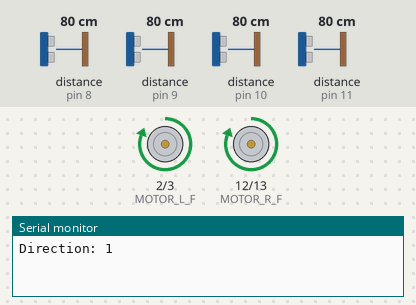
A sketch run on a simulated Arduino Uno, built with avr-gcc and run on an emulated ATmega328P. On the bench: motor-driver pin pairs drawn as motors (green arrow = first pin HIGH = forward, orange = second pin HIGH = backward, longer = more drive), the last lines printed to the serial monitor. Wiring (inferred from the names in the program): 4 × ultrasonic range finder: trigger pin 4, echo pin 11 / trigger pin 5, echo pin 10 / trigger pin 6, echo pin 9 / trigger pin 7, echo pin 8. The inputs (shaded band) are chosen by the test bench; at power-on: distance to the obstacle (sensors on pin 8, pin 9, pin 10, pin 11) 80 cm. The echo pulse lasts 58.3 µs per cm.

Above: at 1.2 s.
1.3 s: distance to the obstacle (sensor on pin 8) set to 23 cm
2.8 s: distance to the obstacle (sensor on pin 8) set to 18 cm
At 3.8 s:
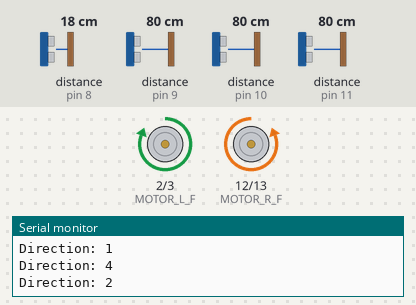
4.4 s: distance to the obstacle (sensor on pin 8) set to 35 cm
At 4.57 s:
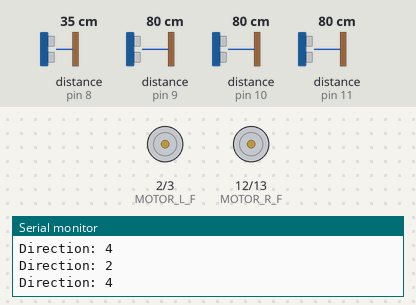
6.1 s: distance to the obstacle (sensor on pin 8) set to 2 cm
At 7.2 s:
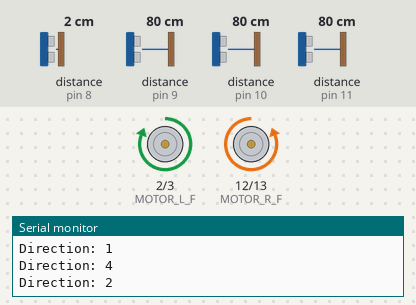
Timing chart, 0 to 8.7 s (numbered marks = the images above; inputs shaded):
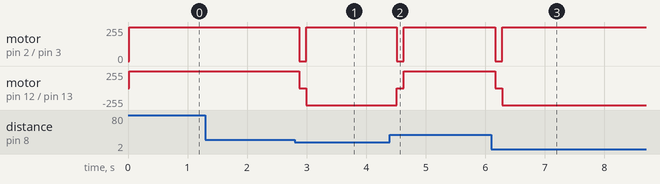

The sketch:

multiple_sensors.ino
```cpp
/*Ultra Sonic Sensor for multiple sensors and then transmit through USART

Circuit:
    +V at 5v
    GND at GND
    TRIG at PIN 7-
    ECHO at PIN 8+

    USART through PIN 0 and 1
*/

#define FORWARD  1
#define RIGHT    2
#define LEFT     3
#define HALT     4
/*constant values for PINs for Ultra Sonic*/
/*Change constant for number of sensors*/
const unsigned int num_sensors = 4;

/*Redefine Ports here*/
const unsigned int TRIG_0 = 7;    //hard code first, then devise a loop
const unsigned int TRIG_1 = 6;
const unsigned int TRIG_2 = 5;
const unsigned int TRIG_3 = 4;
const unsigned int ECHO_0 = 8;
const unsigned int ECHO_1 = 9;
const unsigned int ECHO_2 = 10;
const unsigned int ECHO_3 = 11;
unsigned char trig_arr[] = {TRIG_0, TRIG_1, TRIG_2, TRIG_3};
unsigned char echo_arr[] = {ECHO_0, ECHO_1, ECHO_2, ECHO_3};

const unsigned int MOTOR_R_F = 12;
const unsigned int MOTOR_R_B = 13;
const unsigned int MOTOR_L_F = 2;
const unsigned int MOTOR_L_B = 3;

/*debug flag*/
bool debug = true;  //true for ascii, false for actual char in binary

/*Code*/
void setup(){
  //initialize serial communication: (USART)?
  Serial.begin(9600);
  //initialize ports to output/input
  pinMode(TRIG_0, OUTPUT);  //hard code first, then devise a loop
  pinMode(TRIG_1, OUTPUT);
  pinMode(TRIG_2, OUTPUT);
  pinMode(TRIG_3, OUTPUT);
  pinMode(ECHO_0, INPUT);
  pinMode(ECHO_1, INPUT);
  pinMode(ECHO_2, INPUT);
  pinMode(ECHO_3, INPUT);

  pinMode(MOTOR_R_F, OUTPUT);
  pinMode(MOTOR_R_B, OUTPUT);
  pinMode(MOTOR_L_F, OUTPUT);
  pinMode(MOTOR_L_B, OUTPUT);
}


//CM distance calculation. FINE TUNE THIS FOR BETTER ACCURACY
unsigned char uStoCM(long uS){
  /*29us per cm*/
  unsigned long temp;
  unsigned char result;

  temp = uS / 29 / 2;
  if (temp >= 255){
    result = 255;
  }
  else{
    result = temp;
  }
  return result;
}

unsigned char loop_pulse(unsigned char i){  //i indicated which sensor
  long duration = 0;                //used to hold value of echo
  //Pulse
  digitalWrite(trig_arr[i], LOW);   //ensures off
  delayMicroseconds(2);             //moment of delay
  digitalWrite(trig_arr[i], HIGH);  //set high to pulse
  delayMicroseconds(10);            //needs to be on at least 10 uS for effective pulse
  digitalWrite(trig_arr[i], LOW);   //turn off

  //Echo
  duration = pulseIn(echo_arr[i], HIGH);  //calculates how long its receiving the pulse
  return uStoCM(duration);              //calculate result into cm
}


enum drone_state {STOPPED, MOVE_UP, TURNING} dstate;

unsigned char drone_sm(unsigned char up1, unsigned char up2, unsigned char left, unsigned char right, unsigned char last_dir)
{
  static unsigned char halt_count = 0;
  unsigned char direct = last_dir;
  //Verify both frontal readings are correct (within +/- 2 of each other
  //if(constrain(up1, up2 - 2, up2 + 2) != up1)
    //return direct;

  switch(dstate){
    case STOPPED:
      if(min(up1,up2) > 20){
        direct = FORWARD;
        dstate = MOVE_UP;
      }
      else if(right >= left && right > 20){
        direct = RIGHT;
        dstate = TURNING;
      }
      else if(left > right && left > 20){
        direct = LEFT;
        dstate = TURNING;
      }
      else{
        if(halt_count < 10){
          direct = HALT;
          dstate = STOPPED;
          halt_count++;
        }
        else{
          direct = RIGHT;
          dstate = TURNING;
          halt_count = 0;
        }
      }
      break;

    case MOVE_UP:
      if(min(up1,up2) > 20){
        direct = FORWARD;
        dstate = MOVE_UP;
      }
      else{
        direct = HALT;
        dstate = STOPPED;
      }
      break;
    case TURNING:
      if(min(up1,up2) > 20){
        direct = HALT;
        dstate = STOPPED;
      }
      break;
    default:
       direct = HALT;
       dstate = STOPPED;
       break;
  }
  return direct;
}

void set_motors(unsigned char direction){
  if(direction == FORWARD){
    digitalWrite(MOTOR_R_F,HIGH);
    digitalWrite(MOTOR_R_B,LOW);
    digitalWrite(MOTOR_L_F,HIGH);
    digitalWrite(MOTOR_L_B,LOW);
  }
  else if(direction == RIGHT){
    digitalWrite(MOTOR_R_F,LOW);
    digitalWrite(MOTOR_R_B,HIGH);
    digitalWrite(MOTOR_L_F,HIGH);
    digitalWrite(MOTOR_L_B,LOW);
  }
  else if(direction == LEFT){
    digitalWrite(MOTOR_R_F,HIGH);
    digitalWrite(MOTOR_R_B,LOW);
    digitalWrite(MOTOR_L_F,LOW);
    digitalWrite(MOTOR_L_B,HIGH);
  }
  else{
    digitalWrite(MOTOR_R_F,LOW);
    digitalWrite(MOTOR_R_B,LOW);
    digitalWrite(MOTOR_L_F,LOW);
    digitalWrite(MOTOR_L_B,LOW);
  }
}

//unsigned char fix_percision(unsigned char cm){
//      static unsigned char prev;
//      static unsigned char second_prev;
//      unsigned char current;
//}

unsigned char determine_direction(unsigned char up1, unsigned char up2, unsigned char left, unsigned char right){
  char direct = -1;

  if(min(up1,up2) > 20)
    direct = FORWARD;
  else if(right >= left && right > 20)
    direct = RIGHT;
  else if(left > right && left > 20)
    direct = LEFT;
  else
    direct = HALT;

  return direct;
}


void loop(){   //main loop
  unsigned char cm_array[4];
  unsigned char dir = HALT;
  static unsigned char last_direction = HALT;
  static drone_state dstate = STOPPED;

  for (unsigned i=0; i<num_sensors; i++){
    cm_array[i] = loop_pulse(i);
    /*
    if (!debug)
      Serial.write(cm);              //send binary to Raspberry Pi
    else{
      Serial.print("Sensor ");
      Serial.print(i+1);                //debug formatting, idc
      Serial.print(":[");
      Serial.print(cm);              //use for debugging, display char
      Serial.print("]\t");
    }*/
  }
    dir = drone_sm(cm_array[0], cm_array[1], cm_array[2], cm_array[3], last_direction);

    if(dir != last_direction) {
      last_direction = dir;
      set_motors(last_direction);

      if(!debug)
        Serial.write(last_direction);

      else{
        Serial.print("Direction: ");
        Serial.print(last_direction);
        Serial.println();              //used for debugging, display char newline
      }
    }
  delay(100);
}
```

Measured:
- the behaviour switches between 22 and 21 cm on distance to the obstacle (sensor on pin 8) (found by bisection; images 0 and 1)
- after the input at 1.3 s, every drawn part: stays the same
- after the input at 2.8 s, motor on pin 2 (MOTOR_L_F) / pin 3 (MOTOR_L_B): forward 255/255 → stopped after 0.07 s, → forward 255/255 0.12 s later; motor on pin 12 (MOTOR_R_F) / pin 13 (MOTOR_R_B): forward 255/255 → stopped after 0.07 s, → backward 255/255 0.12 s later
- after the input at 4.4 s, motor on pin 2 (MOTOR_L_F) / pin 3 (MOTOR_L_B): forward 255/255 → stopped after 0.11 s, → forward 255/255 0.12 s later; motor on pin 12 (MOTOR_R_F) / pin 13 (MOTOR_R_B): backward 255/255 → stopped after 0.11 s, → forward 255/255 0.12 s later
- after the input at 6.1 s, motor on pin 2 (MOTOR_L_F) / pin 3 (MOTOR_L_B): forward 255/255 → stopped after 0.07 s, → forward 255/255 0.12 s later; motor on pin 12 (MOTOR_R_F) / pin 13 (MOTOR_R_B): forward 255/255 → stopped after 0.07 s, → backward 255/255 0.12 s later
